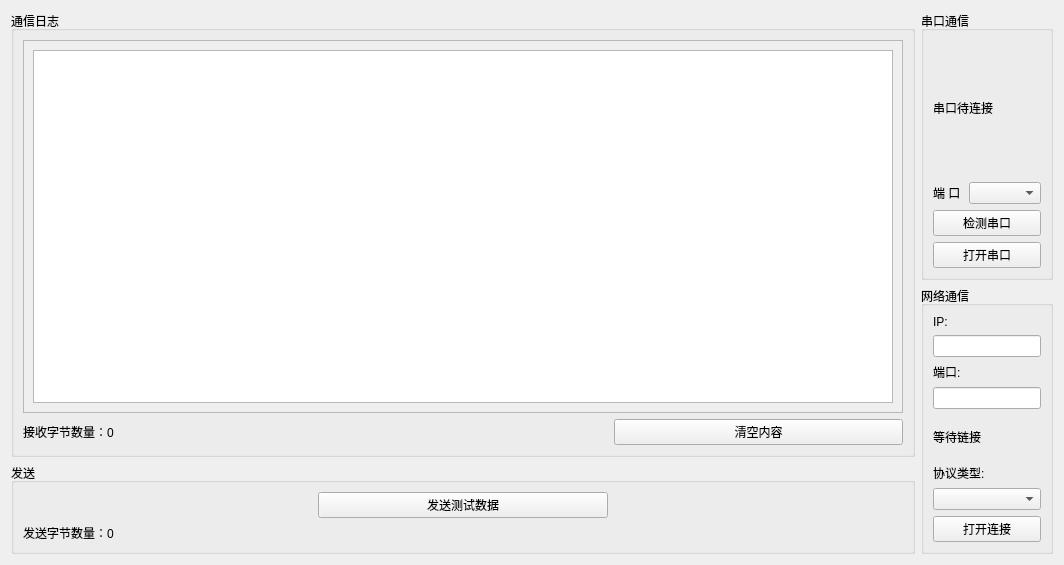
<?xml version="1.0" encoding="UTF-8"?>
<ui version="4.0">
 <class>SerialPort</class>
 <widget class="QWidget" name="SerialPort">
  <property name="geometry">
   <rect>
    <x>0</x>
    <y>0</y>
    <width>1064</width>
    <height>565</height>
   </rect>
  </property>
  <property name="windowTitle">
   <string>Form</string>
  </property>
  <layout class="QGridLayout" name="gridLayout" columnstretch="7,0">
   <item row="0" column="0">
    <layout class="QVBoxLayout" name="verticalLayout_23">
     <item>
      <widget class="QGroupBox" name="groupBox_3">
       <property name="title">
        <string>通信日志</string>
       </property>
       <layout class="QVBoxLayout" name="verticalLayout_21">
        <item>
         <layout class="QVBoxLayout" name="verticalLayout_16">
          <item>
           <widget class="QScrollArea" name="scrollArea">
            <property name="widgetResizable">
             <bool>true</bool>
            </property>
            <widget class="QWidget" name="scrollAreaWidgetContents">
             <property name="geometry">
              <rect>
               <x>0</x>
               <y>0</y>
               <width>810</width>
               <height>345</height>
              </rect>
             </property>
             <layout class="QHBoxLayout" name="horizontalLayout_21">
              <item>
               <widget class="QTextBrowser" name="recvEdit"/>
              </item>
             </layout>
            </widget>
           </widget>
          </item>
          <item>
           <layout class="QHBoxLayout" name="horizontalLayout_16">
            <item>
             <widget class="QLabel" name="recvNum">
              <property name="styleSheet">
               <string notr="true">font: 10pt &quot;Microsoft YaHei UI&quot;;</string>
              </property>
              <property name="text">
               <string>接收字节数量：0</string>
              </property>
             </widget>
            </item>
            <item>
             <widget class="QLabel" name="label_21">
              <property name="text">
               <string/>
              </property>
             </widget>
            </item>
            <item>
             <widget class="QPushButton" name="clearRecvBt">
              <property name="text">
               <string>清空内容</string>
              </property>
             </widget>
            </item>
           </layout>
          </item>
         </layout>
        </item>
       </layout>
      </widget>
     </item>
     <item>
      <widget class="QGroupBox" name="groupBox_4">
       <property name="title">
        <string>发送</string>
       </property>
       <layout class="QVBoxLayout" name="verticalLayout_22">
        <item>
         <layout class="QVBoxLayout" name="verticalLayout_18">
          <item>
           <layout class="QHBoxLayout" name="horizontalLayout_17">
            <item>
             <widget class="QLabel" name="label_22">
              <property name="text">
               <string/>
              </property>
             </widget>
            </item>
            <item>
             <widget class="QPushButton" name="sendBt">
              <property name="text">
               <string>发送测试数据</string>
              </property>
             </widget>
            </item>
            <item>
             <widget class="QLabel" name="label_23">
              <property name="text">
               <string/>
              </property>
             </widget>
            </item>
           </layout>
          </item>
          <item>
           <layout class="QHBoxLayout" name="horizontalLayout_18">
            <item>
             <widget class="QLabel" name="sendNum">
              <property name="styleSheet">
               <string notr="true">font: 10pt &quot;Microsoft YaHei UI&quot;;</string>
              </property>
              <property name="text">
               <string>发送字节数量：0</string>
              </property>
             </widget>
            </item>
            <item>
             <widget class="QLabel" name="label_24">
              <property name="text">
               <string/>
              </property>
             </widget>
            </item>
            <item>
             <widget class="QLabel" name="label_25">
              <property name="text">
               <string/>
              </property>
             </widget>
            </item>
           </layout>
          </item>
         </layout>
        </item>
       </layout>
      </widget>
     </item>
    </layout>
   </item>
   <item row="0" column="1">
    <layout class="QVBoxLayout" name="verticalLayout_25">
     <item>
      <widget class="QGroupBox" name="serialBox">
       <property name="title">
        <string>串口通信</string>
       </property>
       <layout class="QVBoxLayout" name="verticalLayout_24">
        <item>
         <widget class="QLabel" name="lblPortState">
          <property name="text">
           <string>串口待连接</string>
          </property>
         </widget>
        </item>
        <item>
         <layout class="QVBoxLayout" name="verticalLayout_2">
          <item>
           <layout class="QHBoxLayout" name="horizontalLayout">
            <item>
             <widget class="QLabel" name="label">
              <property name="text">
               <string>端 口</string>
              </property>
             </widget>
            </item>
            <item>
             <widget class="QComboBox" name="portNames"/>
            </item>
           </layout>
          </item>
          <item>
           <layout class="QVBoxLayout" name="verticalLayout">
            <item>
             <widget class="QPushButton" name="portSearchBt">
              <property name="text">
               <string>检测串口</string>
              </property>
             </widget>
            </item>
            <item>
             <widget class="QPushButton" name="portOpenBt">
              <property name="text">
               <string>打开串口</string>
              </property>
             </widget>
            </item>
           </layout>
          </item>
         </layout>
        </item>
       </layout>
      </widget>
     </item>
     <item>
      <widget class="QGroupBox" name="wifiBox">
       <property name="title">
        <string>网络通信</string>
       </property>
       <layout class="QGridLayout" name="gridLayout_2">
        <item row="0" column="0">
         <layout class="QVBoxLayout" name="verticalLayout_4">
          <item>
           <widget class="QLabel" name="label_3">
            <property name="text">
             <string>IP:</string>
            </property>
           </widget>
          </item>
          <item>
           <widget class="QLineEdit" name="ipInput">
            <property name="text">
             <string/>
            </property>
           </widget>
          </item>
          <item>
           <widget class="QLabel" name="label_4">
            <property name="text">
             <string>端口:</string>
            </property>
           </widget>
          </item>
          <item>
           <widget class="QLineEdit" name="portInput">
            <property name="text">
             <string/>
            </property>
           </widget>
          </item>
         </layout>
        </item>
        <item row="1" column="0">
         <widget class="QLabel" name="lblWifiState">
          <property name="text">
           <string>等待链接</string>
          </property>
         </widget>
        </item>
        <item row="2" column="0">
         <layout class="QVBoxLayout" name="verticalLayout_3">
          <item>
           <widget class="QLabel" name="label_2">
            <property name="text">
             <string>协议类型:</string>
            </property>
           </widget>
          </item>
          <item>
           <widget class="QComboBox" name="protocolComboBox"/>
          </item>
          <item>
           <widget class="QPushButton" name="wifiConnectBt">
            <property name="text">
             <string>打开连接</string>
            </property>
           </widget>
          </item>
         </layout>
        </item>
       </layout>
      </widget>
     </item>
    </layout>
   </item>
  </layout>
 </widget>
 <resources/>
 <connections/>
</ui>
